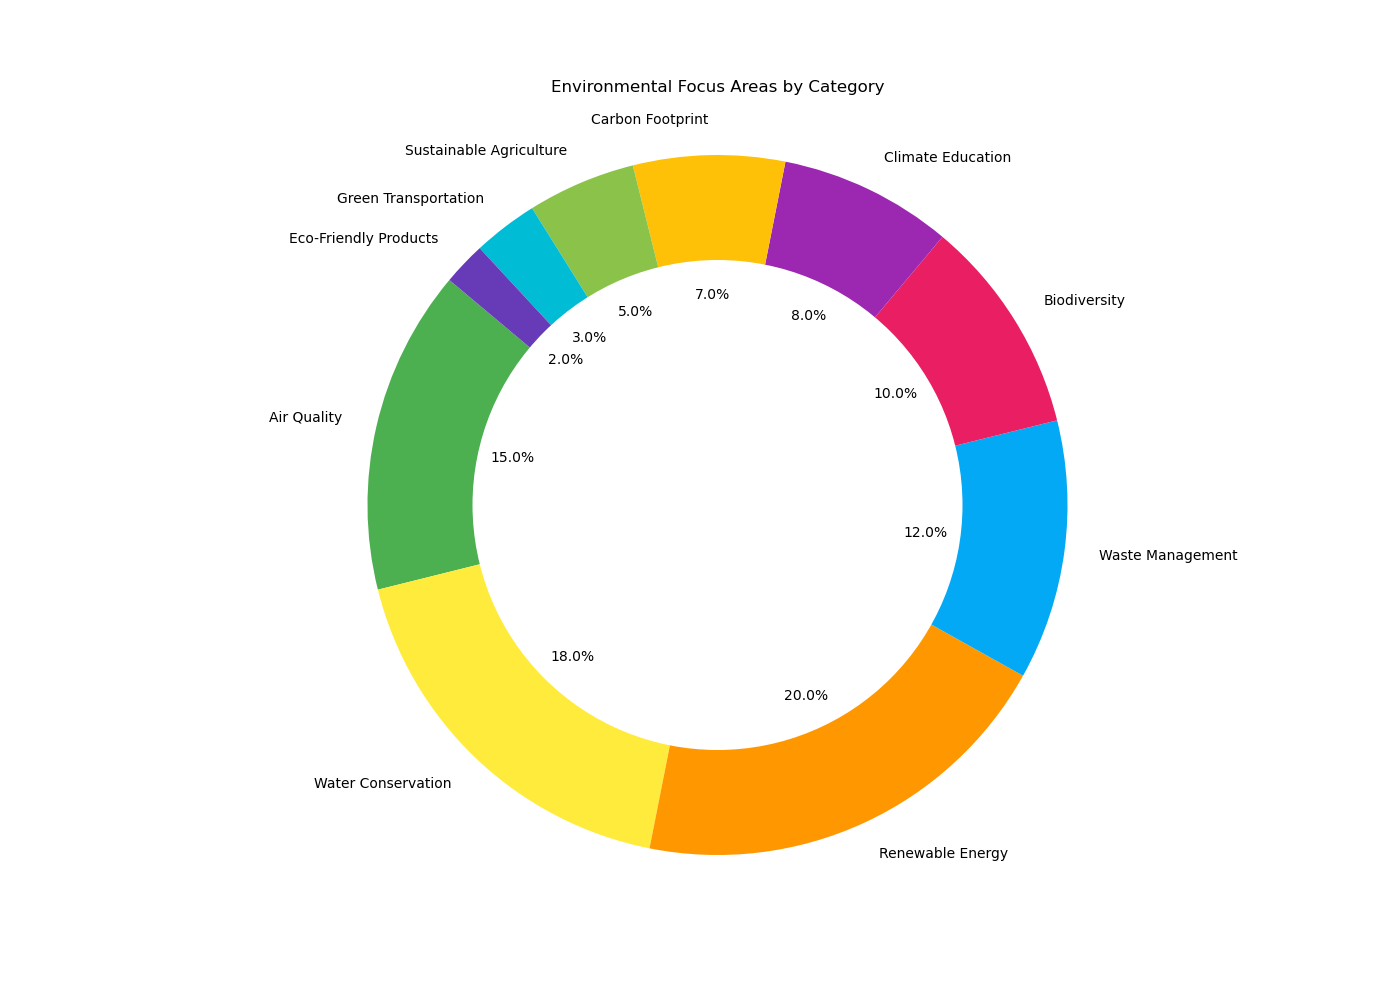

This figure's Python source:

import matplotlib.pyplot as plt

# Data to plot
labels = ['Air Quality', 'Water Conservation', 'Renewable Energy', 'Waste Management', 'Biodiversity', 'Climate Education', 'Carbon Footprint', 'Sustainable Agriculture', 'Green Transportation', 'Eco-Friendly Products']
sizes = [15, 18, 20, 12, 10, 8, 7, 5, 3, 2]
colors = ['#4CAF50', '#FFEB3B', '#FF9800', '#03A9F4', '#E91E63', '#9C27B0', '#FFC107', '#8BC34A', '#00BCD4', '#673AB7']

# Plot
fig1, ax1 = plt.subplots(figsize=(14, 10))
ax1.pie(sizes, labels=labels, colors=colors, autopct='%1.1f%%', startangle=140)

# Draw circle for donut chart
centre_circle = plt.Circle((0,0),0.70,fc='white')
fig = plt.gcf()
fig.gca().add_artist(centre_circle)

# Equal aspect ratio ensures that pie is drawn as a circle
ax1.axis('equal')

plt.title('Environmental Focus Areas by Category', pad=20)
plt.show()
